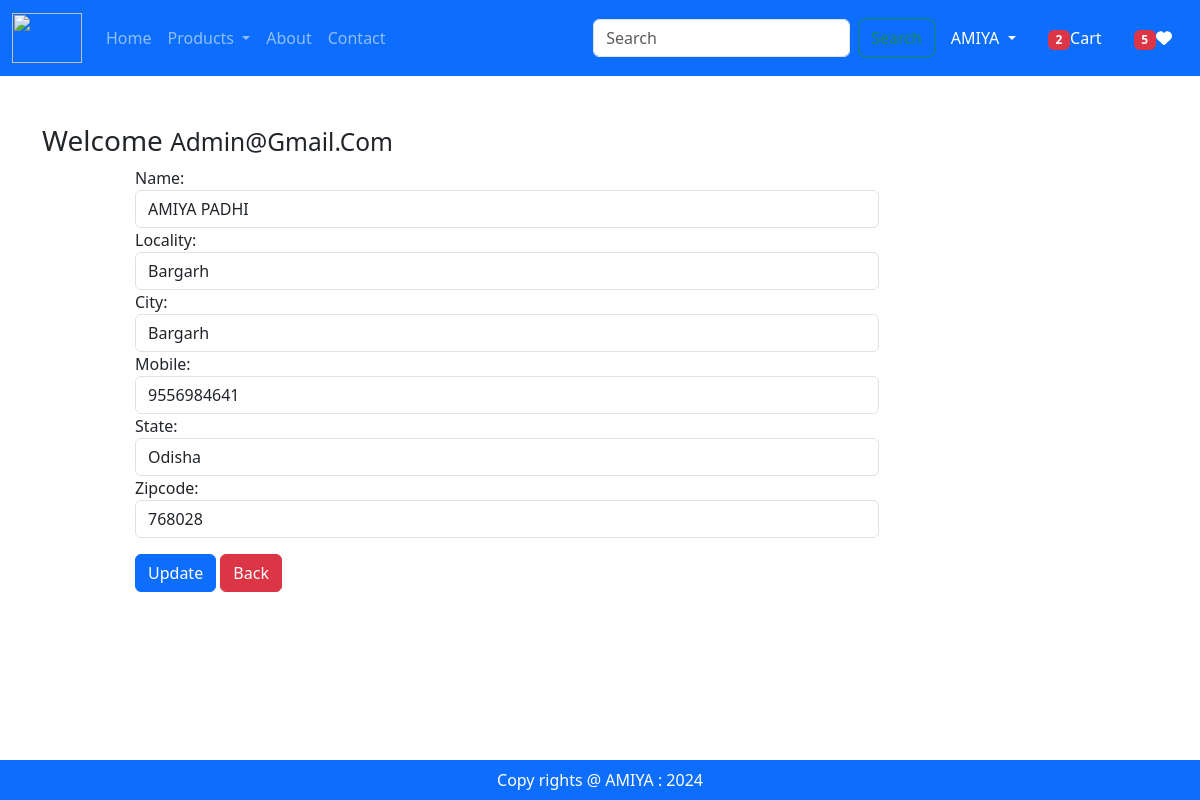
The app's page /updateAddress/2 (signed in) with its own data.
### app/models.py (models this page shows, shortened)
class Customer(models.Model):
    user = models.ForeignKey(User, on_delete=models.CASCADE)
    name = models.CharField(max_length=200)
    locality = models.CharField(max_length=200)
    city = models.CharField(max_length=200)
    mobile = models.IntegerField(default=0)
    zipcode = models.IntegerField()
    state = models.CharField(choices=STATE_CHOICES, max_length=100)

### app/views.py (the view, shortened to what this page needs)
# urls.py: path("updateAddress/<int:pk>", views.updateAddress.as_view(),name='updateAddress'),
@method_decorator(login_required,name='dispatch')
class updateAddress(View):
    def get(self,request,pk):
        add = Customer.objects.get(pk=pk)
        form = CustomerProfileForm(instance=add)
        totalitem = 0
        wishitem = 0
        if request.user.is_authenticated:
            totalitem = len(Cart.objects.filter(user=request.user))
            wishitem = len(Wishlist.objects.filter(user=request.user))
        return render(request,'app/updateAddress.html',locals())

### app/forms.py
class CustomerProfileForm(forms.ModelForm):
    class Meta:
        model = Customer
        fields = ['name','locality','city','mobile','state','zipcode']
        widgets={
            'name':forms.TextInput(attrs={'class':'form-control'}),
            'locality':forms.TextInput(attrs={'class':'form-control'}),
            'city':forms.TextInput(attrs={'class':'form-control'}),
            'mobile':forms.NumberInput(attrs={'class':'form-control'}),
            'state':forms.Select(attrs={'class':'form-control'}),
            'zipcode':forms.NumberInput(attrs={'class':'form-control'}),
        }

### app/templates/app/updateAddress.html (shortened to what this page needs)
{% extends "app/base.html" %}
{% load static %}
{% block main-content %}
<div class="container my-5">
    <div class="row my-5">
        <h3>Welcome <small class="text-capitalize">{{request.user}}</small></h3>
        <div>
        <div class="col-sm-8 offset-sm-1">
            <form action=" " method="post">
                {% for fm in form %}
                    {{fm.label_tag}} {{fm}} <small class="text-danger">{{fm.errors|striptags}}</small>
                {% endfor %}
                <div class="col-12 mt-3">
                    <button type="submit" class="btn btn-primary">Update</button>
                    <a href="{% url "address" %}" type="button" class="btn btn-danger">Back</a>
                </div>
            </form>
        </div>
{% endblock main-content %}

### records on screen
Customer: form "AMIYA PADHI" "Bargarh" "Bargarh" "9556984641" "Odisha" "768028"

### other values on screen
{{ totalitem }} "2"
{{ wishitem }} "5"
{{ request.user }} "Admin@gmail.com"
{{ fm.label_tag }} "Name:" "Locality:" "City:" "Mobile:" "State:" "Zipcode:"
